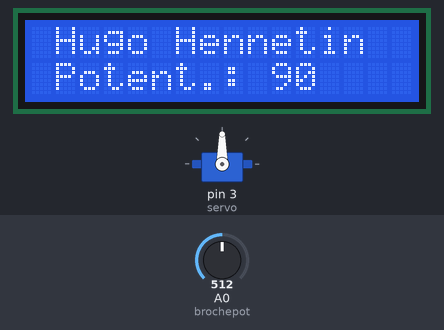
The sketch below on a simulated Arduino Uno, built with avr-gcc and run on an emulated ATmega328P. Parts: servo, 16×2 character LCD. The inputs (shaded band) are chosen by the test bench; at power-on: A0 (brochepot) = 512.

Above: at 1.2 s.
1.3 s: A0 (brochepot) set to 716
At 1.9 s:
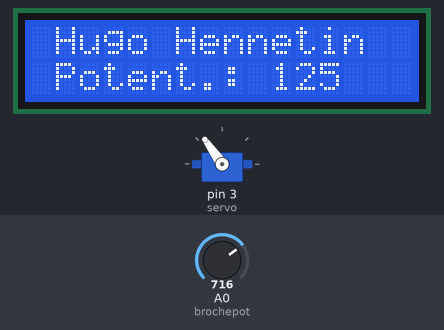
2.8 s: A0 (brochepot) set to 900
At 4.0 s:
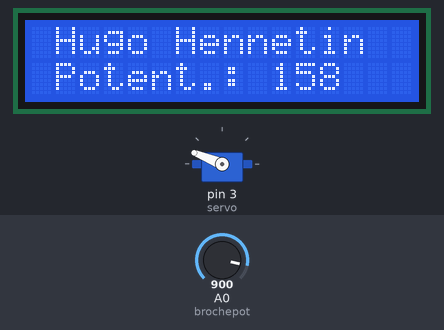
4.3 s: A0 (brochepot) set to 1023
At 5.3 s:
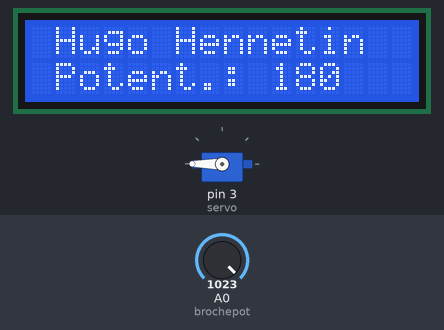
5.8 s: A0 (brochepot) set to 306
At 6.4 s:
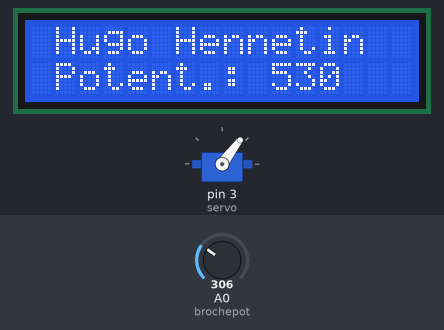
7.3 s: A0 (brochepot) set to 122
At 8.5 s:
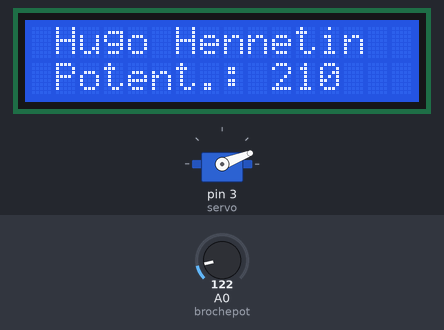
8.8 s: A0 (brochepot) set to 0
At 9.8 s:
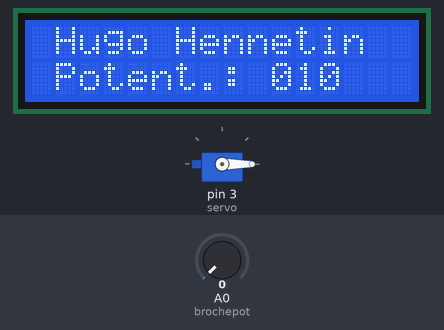
Timing chart, 0 to 11.3 s (numbered marks = the images above; inputs shaded):
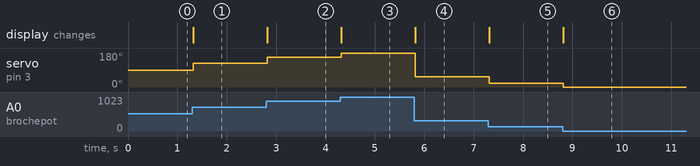

Measured:
- after the input at 1.3 s, servo on pin 3 (servo): 90° → 125° at once; the display: changes at once (image 1)
- after the input at 2.8 s, servo on pin 3 (servo): 125° → 158° at once; the display: changes at once (image 2)
- after the input at 4.3 s, servo on pin 3 (servo): 158° → 180° at once; the display: changes at once (image 3)
- after the input at 5.8 s, servo on pin 3 (servo): 180° → 53° at once; the display: changes at once (image 4)
- after the input at 7.3 s, servo on pin 3 (servo): 53° → 21° at once; the display: changes at once (image 5)
- after the input at 8.8 s, servo on pin 3 (servo): 21° → 0° at once; the display: changes at once (image 6)

The sketch:

main.ino
```cpp
#include <Wire.h>
#include <Servo.h>
#include <LiquidCrystal_I2C.h>

LiquidCrystal_I2C lcd(0x20,16,2);
int brochepot = A0;
int valpot;
int conversion;
Servo servo;

void setup() {
  servo.attach(3);
  lcd.init();
  lcd.clear();
  lcd.backlight();
  lcd.setCursor(1,0);
  lcd.print("Hugo Hennetin");
}

void loop() {
  valpot = analogRead(brochepot);
  conversion = map(valpot, 0, 1023, 0, 180);
  lcd.setCursor(1,1);
  lcd.print("Potent.: " + String(conversion));
  servo.write(conversion);
}
```
